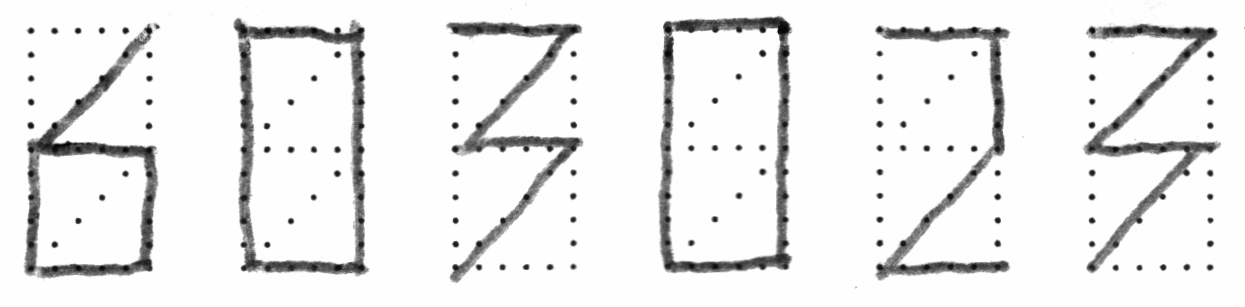
%> input picture assignments/assignment05-7/xcorr/unknown.jpg, 1245 x 307 px
$ octave assignment_5.m   (GNU Octave 9; MATLAB toolbox functions it lacks are replaced by stand-ins)
%> lines starting %> are read from the running program, lines starting %| are printed output that depends on the picture; in (x1, y1, x2, y2) boxes, pixels count from 0 and x2, y2 are one past the last pixel; in counts of white or black regions, pixels touching at a corner belong together; the program's own positions count from 1
### assignments/assignment05-7/imageScaled.m
function [SomeImage, SomeImageScaled] = imageScaled(Igray)

SomeImage = {};
SomeImageScaled = {};

Ithresh = Igray > 200;
imshow(Ithresh);

BW = imcomplement(Ithresh);
imshow(BW);

SE = strel('disk',2);
BW2 = imdilate(BW, SE);

imshow(BW2);

[labels,number] = bwlabel(BW2,8);

Istats = regionprops(labels,'basic','BoundingBox');
Istats( [Istats.Area] < 1000) = [];
num = length( Istats );

Ibox = floor( [Istats.BoundingBox] );
Ibox = reshape(Ibox,[4 num]);

hold on;
for k = 1:num
    rectangle('position',Ibox(:,k), ...
        'edgecolor', 'r', 'LineWidth', 3);
end

for k = 1:num
    col1 = Ibox(1,k);
    col2 = col1 + Ibox(3,k);
    row1 = Ibox(2,k);
    row2 = row1 + Ibox(4,k);
    subImage = BW2(row1:row2, col1:col2);
    SomeImage{k} = subImage;
    SomeImageScaled{k} = ...
        imresize(subImage, [24,12]);
end

% Displays the images, uncomment to display
%for k = 1:num
%    figure, imshow(SomeImage{k});
%    figure, imshow(SomeImageScaled{k});
%end

end

### assignments/assignment06-8/other/assignment_5.m
% Assignment 5
% Bruce Nelson

unknownImage = imread('xcorr/unknown.jpg');
%> unknownImage is the input picture: size 307x1245 uint8; min 2, max 255, mean 235.7
templateImage = imread('xcorr/template.jpg');
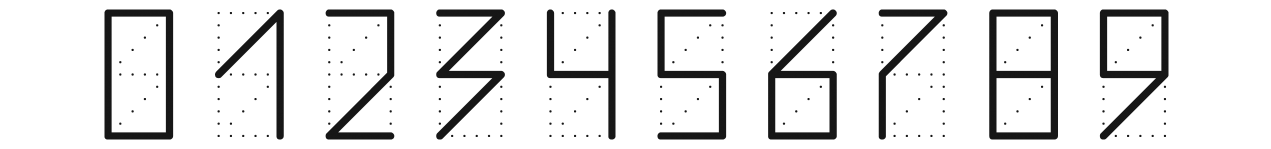
%> input picture assignments/assignment05-7/xcorr/template.jpg, 2542 x 298 px (shown at 1/2 size)
%> templateImage is the input picture: size 298x2542 uint8; min 20, max 255, mean 227.3

[UnknownImage, UnknownImageScaled] = imageScaled(unknownImage);
%> in imageScaled, `Ithresh = Igray > 200;`:
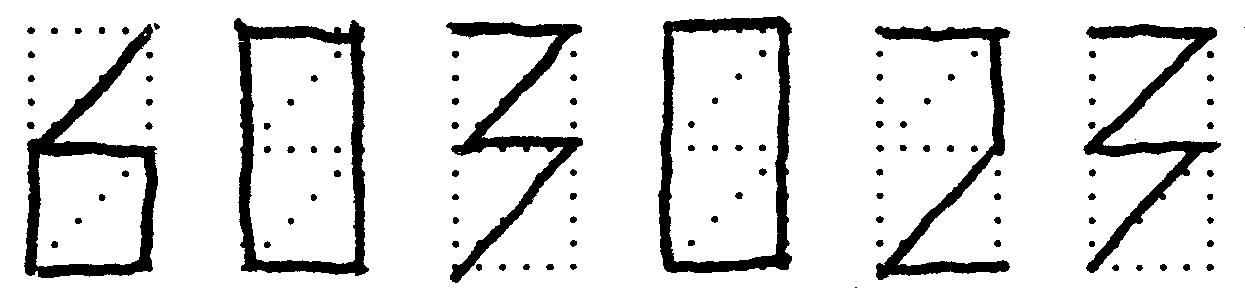
%> Ithresh: size 307x1245 logical; 88.2% white; 114 black regions (3 under 20 px), largest, box (x1, y1, x2, y2) and area: (234, 18, 369, 276) 7936, (658, 16, 792, 273) 7679, (24, 24, 158, 278) 7286
%> in imageScaled, `BW2 = imdilate(BW, SE);`: BW2: size 307x1245 logical; 16.8% white; 111 white regions (2 under 20 px)
%> in imageScaled, `[labels,number] = bwlabel(BW2,8);`:
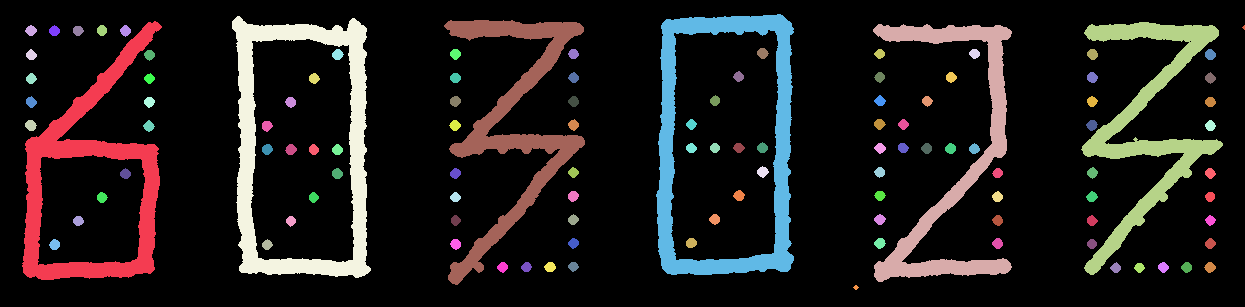
%> labels: size 307x1245 double; 112 distinct labels, from 0 to 111; one colour per label, 0 black
%> in imageScaled, `[labels,number] = bwlabel(BW2,8);`: number = 111
%> in imageScaled, `Istats = regionprops(labels,'basic','BoundingBox');`: Istats = 111 regions; largest, box (x1, y1, x2, y2), Area and Centroid: (232, 16, 371, 278) 10761 [302.4 145.8], (656, 14, 794, 275) 10503 [726.9 145.3], (22, 21, 162, 280) 9736 [92.9 177.2], (444, 20, 585, 285) 8612 [514.9 125.2], (1081, 22, 1223, 275) 8209 [1148.6 124.2]
%> in imageScaled, `num = length( Istats );`: num = 6
%> in imageScaled, `Ibox = floor( [Istats.BoundingBox] );`: Ibox = 24 values, max 1081 at index 21, min 14 at index 14, mean 242.6
%> in imageScaled, `Ibox = reshape(Ibox,[4 num]);`: Ibox = [22 232 444 656 873 1081; 21 16 20 14 24 22; 140 139 141 138 139 142; 259 262 265 261 258 253]
%> the loop in imageScaled, `for k = 1:num` made 6 passes
%> the loop in imageScaled, `for k = 1:num` made 6 passes
%> (col1, col2, row1, row2) on passes 1 to 6: (22, 162, 21, 280), (232, 371, 16, 278), (444, 585, 20, 285), (656, 794, 14, 275), (873, 1012, 24, 282), (1081, 1223, 22, 275)
%> pass 1, in imageScaled, `subImage = BW2(row1:row2, col1:col2);`:
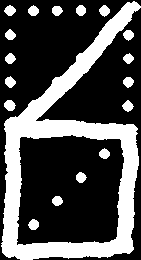
%> subImage: size 260x141 logical; 30.6% white; 18 white regions, largest, box (x1, y1, x2, y2) and area: (1, 1, 141, 260) 9736, (4, 100, 16, 111) 97, (28, 219, 39, 230) 90
%> after the loop in imageScaled, `for k = 1:num`: SomeImage = 6 items
%> UnknownImage = 6 items; UnknownImageScaled = 6 items
[TemplateImage, TemplateImageScaled] = imageScaled(templateImage);
%> in imageScaled (call 2), `Ithresh = Igray > 200;`: Ithresh: size 298x2542 logical; 87.4% white; 195 black regions (13 under 20 px), largest, box (x1, y1, x2, y2) and area: (1978, 19, 2116, 279) 12731, (209, 19, 347, 279) 11229, (1536, 19, 1674, 279) 10058
%> in imageScaled (call 2), `BW2 = imdilate(BW, SE);`: BW2: size 298x2542 logical; 16.5% white; 195 white regions
%> in imageScaled (call 2), `[labels,number] = bwlabel(BW2,8);`:
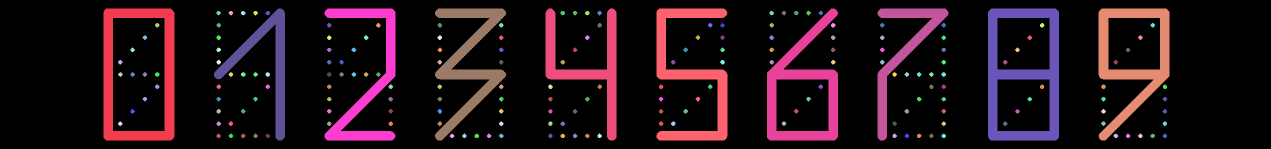
%> labels: size 298x2542 double (shown at 1/2 size); 196 distinct labels, from 0 to 195; one colour per label, 0 black
%> in imageScaled (call 2), `[labels,number] = bwlabel(BW2,8);`: number = 195
%> in imageScaled (call 2), `Istats = regionprops(labels,'basic','BoundingBox');`: Istats = 195 regions; largest, box (x1, y1, x2, y2), Area and Centroid: (1976, 17, 2118, 281) 15987 [2047.5 149.6], (207, 17, 349, 281) 14127 [279.2 149.6], (1534, 17, 1676, 281) 12432 [1607.2 178], (2197, 17, 2339, 281) 12423 [2266.4 120], (1313, 17, 1455, 281) 12061 [1384.7 150.1]
%> in imageScaled (call 2), `num = length( Istats );`: num = 10
%> in imageScaled (call 2), `Ibox = floor( [Istats.BoundingBox] );`: Ibox = 40 values, max 2197 at index 37, min 17 at index 2, mean 406.2
%> in imageScaled (call 2), `Ibox = reshape(Ibox,[4 num]);`: Ibox = 10 columns, first 8: [207 428 649 870 1091 1313 1534 1755; 17 17 17 17 17 17 17 17; 142 142 142 142 142 142 142 142; 264 264 264 264 264 264 264 264]
%> the loop in imageScaled (call 2), `for k = 1:num` made 10 passes
%> the loop in imageScaled (call 2), `for k = 1:num` made 10 passes
%> (col1, col2) on passes 1 to 10: (207, 349), (428, 570), (649, 791), (870, 1012), (1091, 1233), (1313, 1455), (1534, 1676), (1755, 1897), (1976, 2118), (2197, 2339)
%> pass 1, in imageScaled (call 2), `subImage = BW2(row1:row2, col1:col2);`:
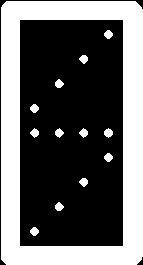
%> subImage: size 265x143 logical; 39.1% white; 13 white regions, largest, box (x1, y1, x2, y2) and area: (1, 1, 143, 265) 14127, (104, 128, 113, 138) 62, (104, 30, 113, 39) 57
%> after the loop in imageScaled (call 2), `for k = 1:num`: SomeImage = 10 items
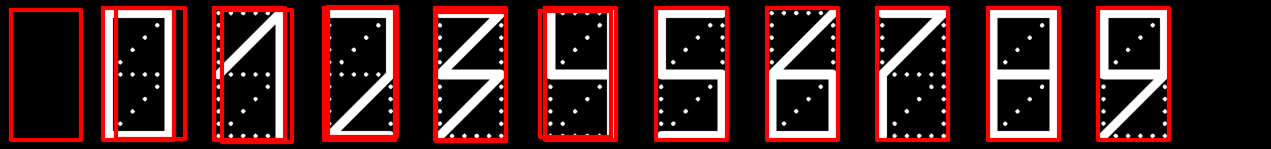
%> figure redrawn from the program's plot data; shown at 1/2 size
%> TemplateImage = 10 items; TemplateImageScaled = 10 items

[rowU, colU] = size(UnknownImage);
%> rowU = 1; colU = 6
[rowT, colT] = size(TemplateImage);
%> rowT = 1; colT = 10

postCorr = [];
postcodes = [];

for j = 1:colU
    maxCorr = [];
    for k = 1:colT
        corr = normxcorr2(UnknownImageScaled{j},TemplateImageScaled{k});
        maxCorr(end+1) = max(corr(:));
    end
    [postCorr(end+1),postcodes(end+1)] = max(maxCorr(:));
end
%> this loop made 6 passes
%> after the loop, maxCorr = [0.451 0.359 0.451 0.699 0.275 0.469 0.451 0.487 0.451 0.508]; postCorr = [0.722 0.666 0.656 0.751 0.643 0.699]; postcodes = [7 1 4 1 3 4]

% offsets the position to generate complete post code
postcode = postcodes-1;
%> postcode = [6 0 3 0 2 3]
disp('postcode = ');
disp(postcode);
%|    6   0   3   0   2   3
